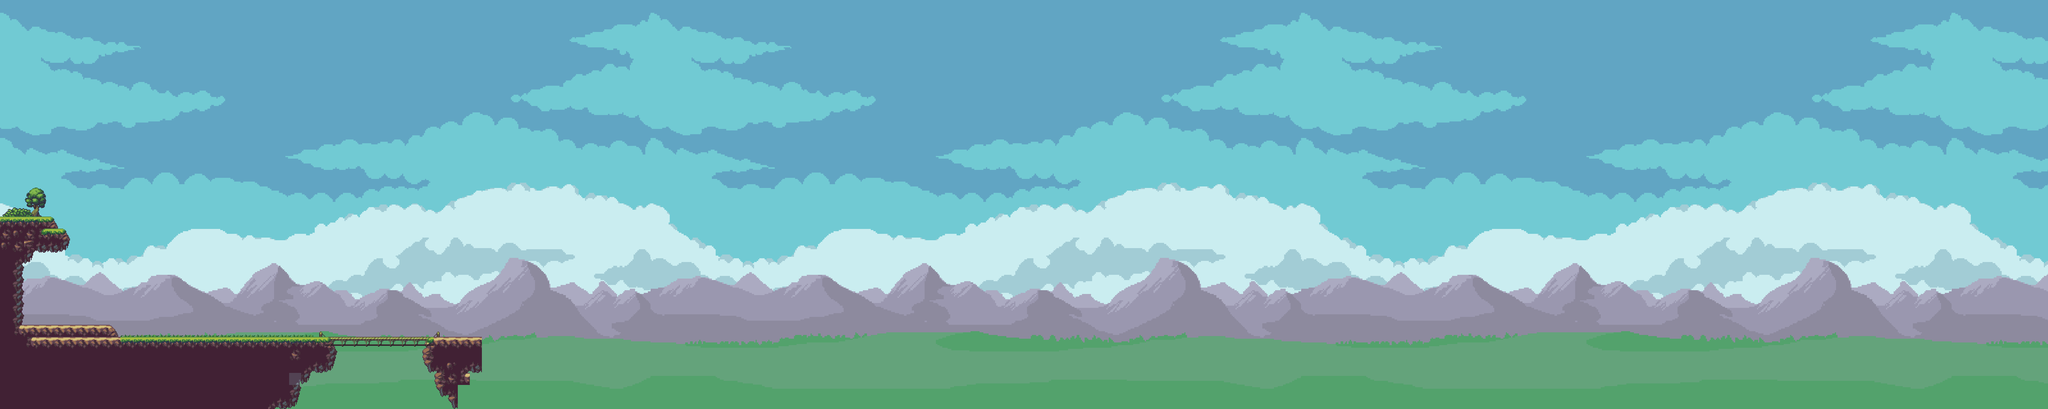

This game map was drawn from its Tiled (.tmx) file and the tilesets committed beside it. A one-line description and the trimmed map source follow:
An orthogonal 170x34 tile map with 32x32 px tiles, 8 tile layers (Parallax4, Parallax3, Parallax2, Parallax1, ...), 6 tilesets and 15 objects (15x Floor).

<map version="1.0" orientation="orthogonal" renderorder="right-down" width="170" height="34" tilewidth="32" tileheight="32" nextobjectid="25">
 <tileset firstgid="1" name="Tileset" tilewidth="32" tileheight="32" tilecount="60" columns="10">
  <image source="Tileset.png" width="320" height="192" />
  <terraintypes>
   <terrain name="air_rock" tile="-1" />
   <terrain name="air_rock_grass" tile="-1" />
   <terrain name="Nuevo Terreno" tile="-1" />
  </terraintypes>
  <tile id="0" terrain=",,0,0" />
  <tile id="1" terrain=",,0,0" />
  <tile id="2" terrain=",,0,0" />
  <tile id="26" terrain=",0,," />
  <tile id="27" terrain="0,0,," />
  <tile id="28" terrain="0,0,," />
  <tile id="29" terrain="0,,," />
 </tileset>
 <tileset firstgid="61" name="Trees" tilewidth="32" tileheight="32" tilecount="32" columns="8">
  <image source="Trees.png" width="256" height="128" />
 </tileset>
 <tileset firstgid="93" name="BGBack" tilewidth="32" tileheight="32" tilecount="1836" columns="54">
  <image source="BGBack.png" width="1741" height="1088" />
 </tileset>
 <tileset firstgid="1929" name="BGFront" tilewidth="32" tileheight="32" tilecount="1836" columns="54">
  <image source="BGFront.png" width="1741" height="1088" />
 </tileset>
 <tileset firstgid="3765" name="CloudsFront" tilewidth="32" tileheight="32" tilecount="1836" columns="54">
  <image source="CloudsFront.png" width="1741" height="1088" />
 </tileset>
 <tileset firstgid="5601" name="CloudsBack" tilewidth="32" tileheight="32" tilecount="1836" columns="54">
  <image source="CloudsBack.png" width="1741" height="1088" />
 </tileset>
 <layer name="Parallax4" width="170" height="34">
  <properties>
   <property name="ParallaxSpeed" type="float" value="0.25" />
  </properties>
  <data>[5780 cells, 5780 non-empty, 1836 distinct tile ids]</data>
 </layer>
 <layer name="Parallax3" width="170" height="34">
  <properties>
   <property name="ParallaxSpeed" type="float" value="0.5" />
  </properties>
  <data>[5780 cells, 5780 non-empty, 1836 distinct tile ids]</data>
 </layer>
 <layer name="Parallax2" width="170" height="34">
  <properties>
   <property name="ParallaxSpeed" type="float" value="0.75" />
  </properties>
  <data>[5780 cells, 5780 non-empty, 1836 distinct tile ids]</data>
 </layer>
 <layer name="Parallax1" width="170" height="34">
  <properties>
   <property name="ParallaxSpeed" type="float" value="1" />
  </properties>
  <data>[5780 cells, 5780 non-empty, 1836 distinct tile ids]</data>
 </layer>
 <layer name="Trees" width="170" height="34">
  <properties>
   <property name="ParallaxSpeed" type="float" value="1" />
  </properties>
  <data>[5780 cells, 6 non-empty, 6 distinct tile ids]</data>
 </layer>
 <layer name="Platforms" width="170" height="34">
  <properties>
   <property name="ParallaxSpeed" type="float" value="1" />
  </properties>
  <data>[5780 cells, 230 non-empty, 19 distinct tile ids]</data>
 </layer>
 <layer name="Bridges" width="170" height="34">
  <properties>
   <property name="ParallaxSpeed" type="float" value="1" />
  </properties>
  <data>[5780 cells, 11 non-empty, 3 distinct tile ids]</data>
 </layer>
 <layer name="Grass" width="170" height="34">
  <properties>
   <property name="ParallaxSpeed" type="float" value="1" />
  </properties>
  <data>[5780 cells, 57 non-empty, 12 distinct tile ids]</data>
 </layer>
 <objectgroup name="Colliders">
  <object id="3" name="Floor" x="-8" y="577" width="147.333" height="94" />
  <object id="5" name="Floor" x="105.333" y="607.667" width="62" height="63.6667" />
  <object id="6" name="Floor" x="0.333333" y="664" width="63.6667" height="260.333" />
  <object id="7" name="Floor" x="60.6667" y="864.667" width="235.333" height="31.6667" />
  <object id="8" name="Floor" x="64" y="897" width="0.333333" />
  <object id="9" name="Floor" x="84" y="898" width="237" height="23.3333" />
  <object id="10" name="Floor" x="64.3333" y="868.333" width="20" height="57.6667" />
  <object id="12" name="Floor" x="124.25" y="584.25" width="27.5" height="34.5">
   <ellipse />
  </object>
  <object id="13" name="Floor" x="152" y="614.25" width="32.75" height="48.5">
   <ellipse />
  </object>
  <object id="14" name="Floor" x="54.125" y="663.5" width="32.125" height="34.25">
   <ellipse />
  </object>
  <object id="16" name="Floor" x="265.875" y="865" width="45.625" height="49.125">
   <ellipse />
  </object>
  <object id="21" name="Floor" x="-1.81818" y="896.182" width="878.182" height="95.8182" />
  <object id="22" name="Floor" x="-0.363636" y="988.364" width="826.182" height="35.7273" />
  <object id="23" name="Floor" x="-13.7273" y="1022.82" width="813.364" height="69.9091" />
  <object id="24" name="Floor" x="876.13" y="896.174" width="262.957" height="23.8261" />
 </objectgroup>
</map>
